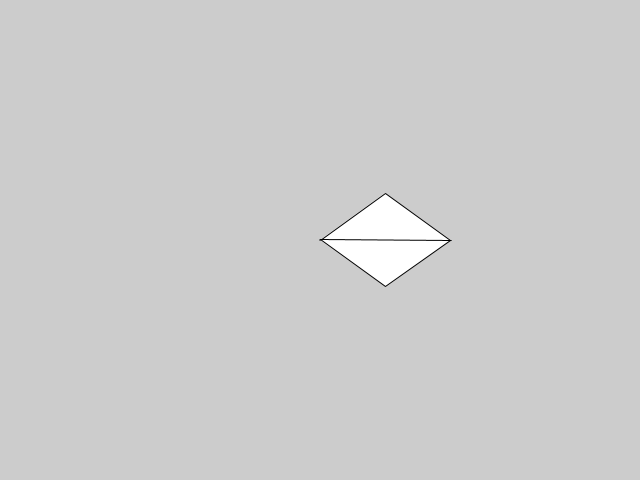
Frame 1 (no input)
Frame 60 (the mouse pressed at the canvas centre just before this capture): identical to frame 1, image omitted
Frame 120 (the mouse held since frame 60 and released just before this capture): identical to frame 1, image omitted

The Processing sketch that drew this single still picture (run headless with seeded random() and noise(); from frame 60 on, the mouse is pressed at the canvas centre):

// Processing sketch: penrose
// ── penrose.pde
  
//globals

float PHI = 1.618;
int UNIT_SIZE = 50;
  ArrayList<MyPoint> points = new ArrayList<MyPoint>();

class MyPoint {
  PVector point;
  float angle;
  MyPoint(int x, int y, float ang) {
    point = new PVector(x, y);
    angle = ang;
  }
  PVector getPoint() {
    return point;
  }
  float getAngle() {
    return angle;
  }
}

// takes a position and creates the Pvector for the top coordinate of the triangle
PVector make_vector(int x, int y, float angle, float vector_length) {    
  //float resultX = x - (cos(angle) * PHI*UNIT_SIZE);
  //float resultY = y - (sin(angle) * PHI*UNIT_SIZE);
  float radians = convert_to_radians(angle);
  println("cos(angle): " + cos(radians));
  int result_x = int(vector_length * cos(radians));
  int result_y = int(vector_length * sin(radians));
  PVector result = new PVector(result_x, result_y);
  return result;  
}

// takes a position and angle draws a triangle
void make_triangle(int x, int y, float angle) {
  rotate(convert_to_radians(angle));
  PVector top = make_vector(0, 0, -36, PHI*UNIT_SIZE);
  triangle(0, 0, top.x, top.y, sq(PHI)*UNIT_SIZE, 0);
}  

void make_fat_diamond(int x, int y, float angle) {
  translate(x, y);
  make_triangle(x, y, angle);
  translate(sq(PHI)*UNIT_SIZE, 0);
  make_triangle(x, y, angle+180);  
}

//converts an angle to radians
// println(convert_to_radians(180) //==3.1415927
float convert_to_radians(float degrees) {
  float result = 0.0174532925 * degrees;
  return result;  
} 

// takes an int level and draws the penrose fractal
void draw_penrose(int level) {
  MyPoint p = new MyPoint(0, 0, 0.0);
  points.add(p);
  //println(points.get(0).x);
  
  make_fat_diamond(width/2, height/2, 0.0);    
}

void setup() {
  size(640, 480);
  draw_penrose(1); 
  
}

void draw() {
}
  
